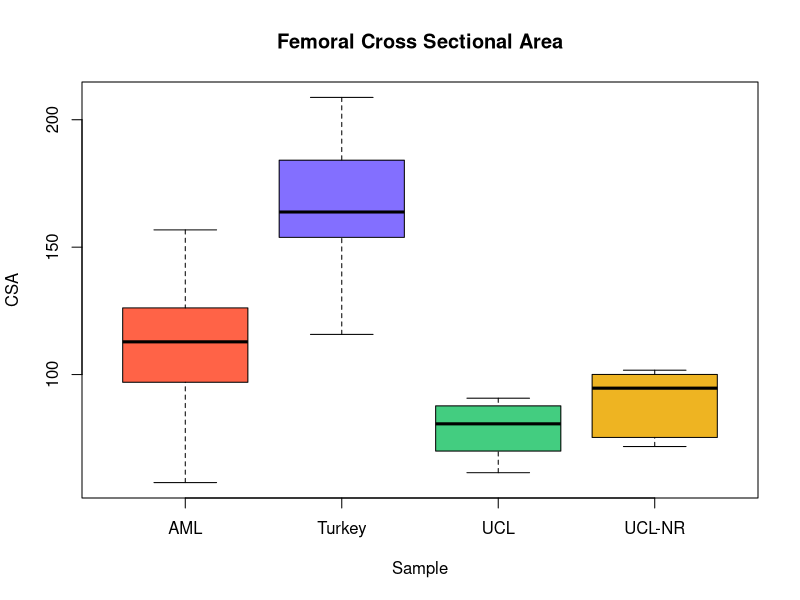
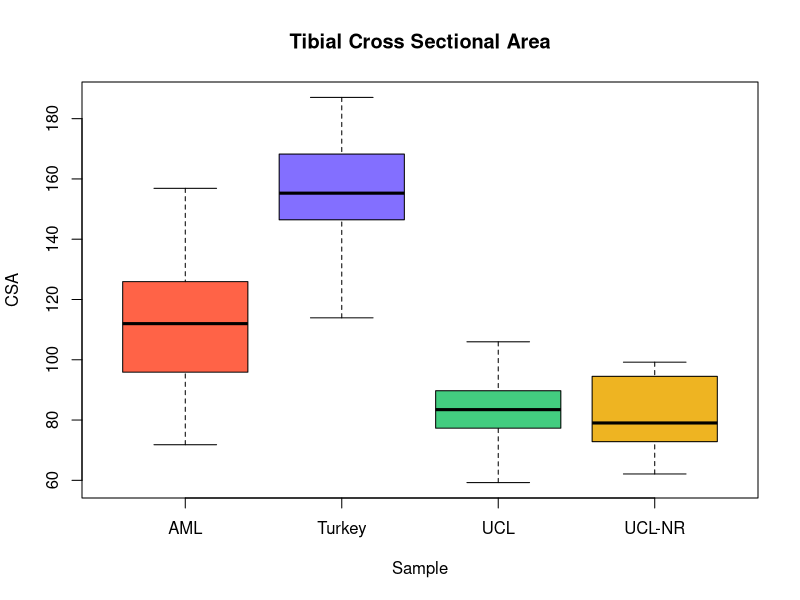
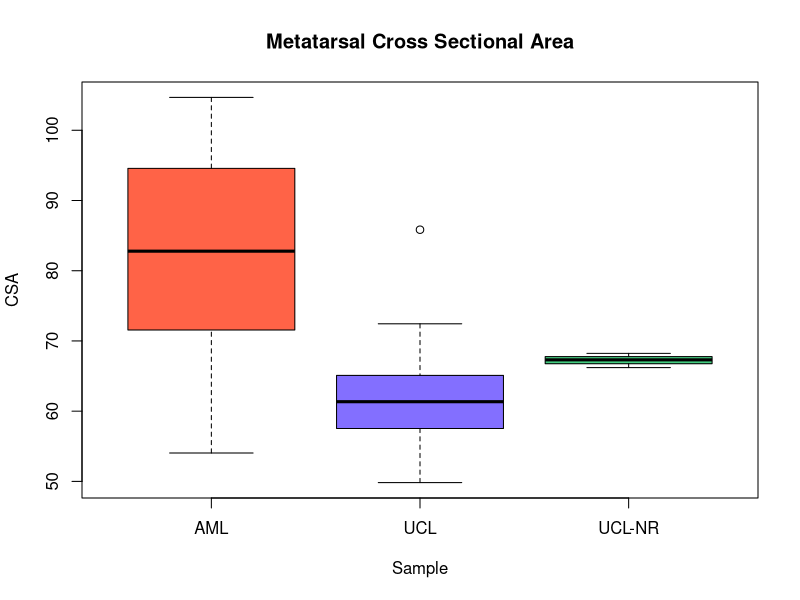
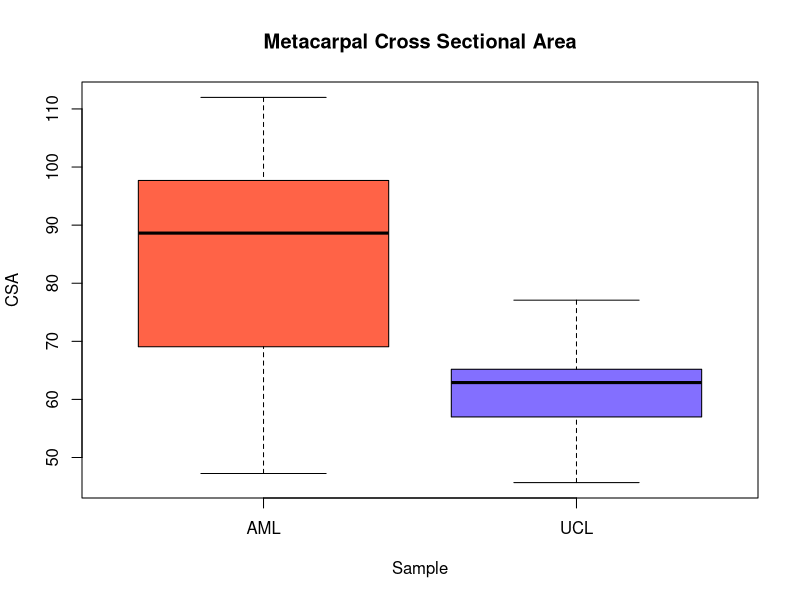
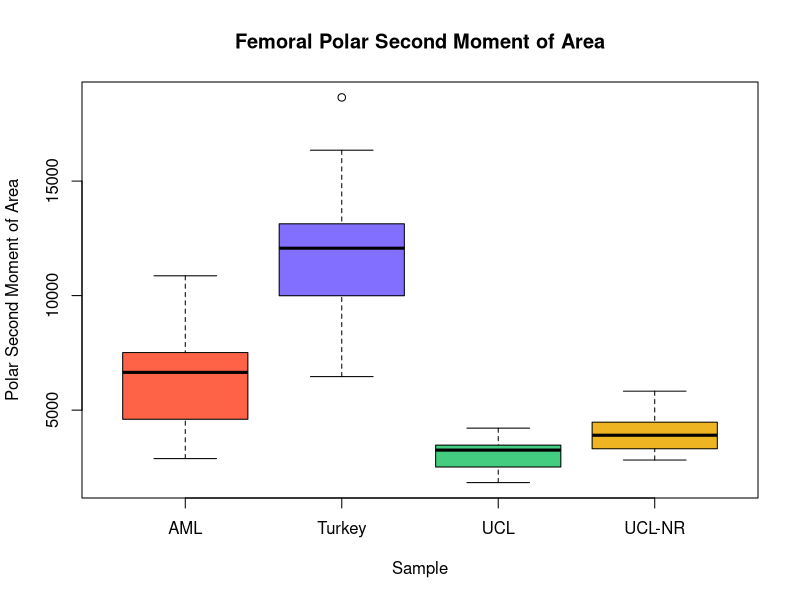
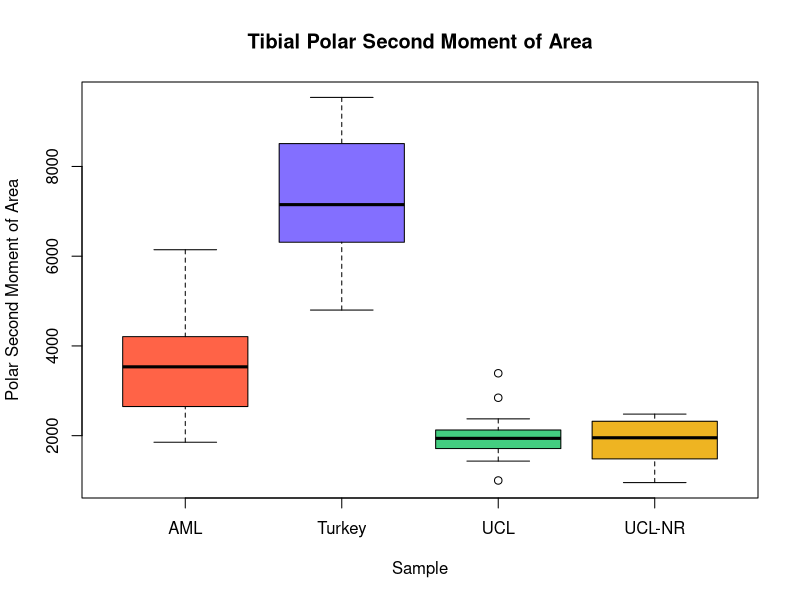
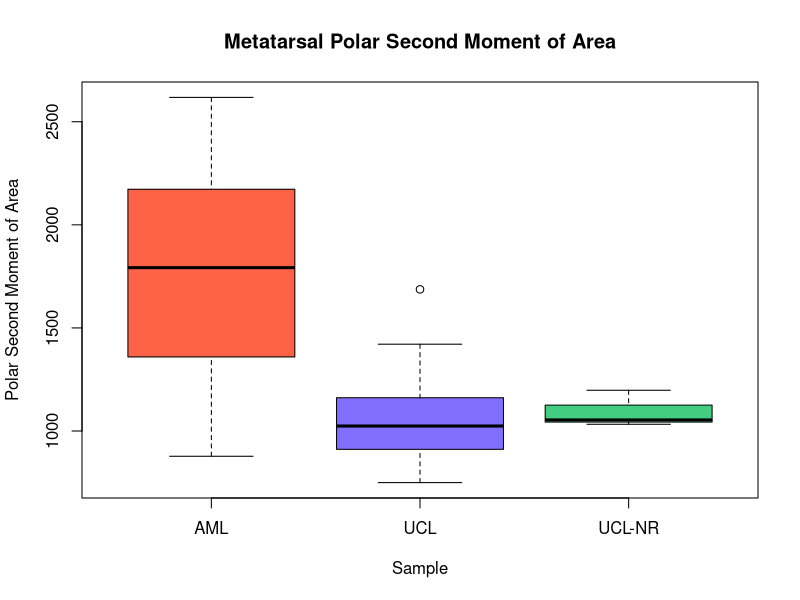
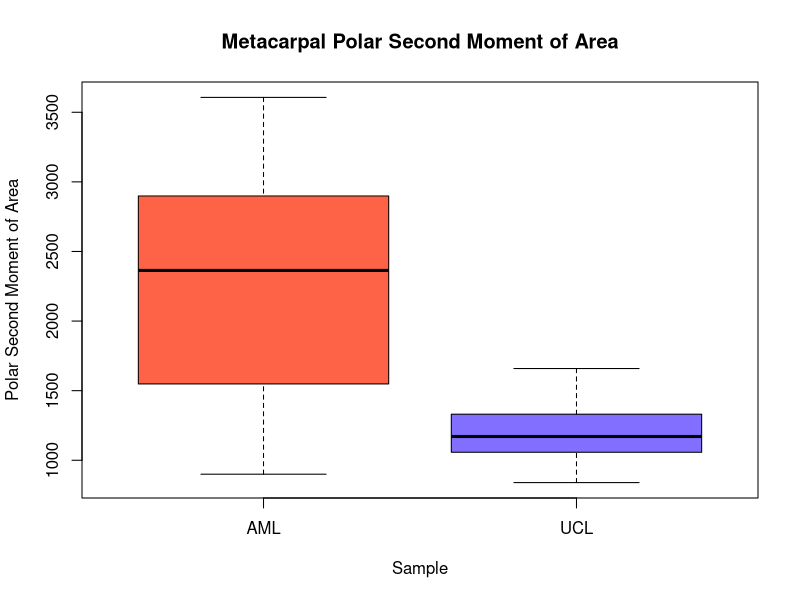

Source code (R) for these figures, in order:

#getting data into r
femur<-read.csv(file="Femur.csv", sep=",",header=T)
tibia<-read.csv(file="Tibia.csv",sep=",",header=T)
Metatarsal<-read.csv(file="Metatarsal.csv",sep=",",header=T)
Metacarpal<-read.csv(file="Metacarpal.csv",sep=",",header=T)

#creating color vector
colors<-c("tomato1","slateblue1","seagreen3","goldenrod2")

#CSA boxplots
boxplot(femur$CSA~femur$Sample, xlab="Sample", ylab="CSA", main="Femoral Cross Sectional Area", col=colors)
boxplot(tibia$CSA~tibia$Sample, xlab="Sample", ylab="CSA", main="Tibial Cross Sectional Area", col=colors)
boxplot(Metatarsal$CSA~Metatarsal$Sample, xlab="Sample", ylab="CSA", main="Metatarsal Cross Sectional Area", col=colors)
boxplot(Metacarpal$CSA~Metacarpal$Sample, xlab="Sample", ylab="CSA", main="Metacarpal Cross Sectional Area", col=colors)

#J boxplots
boxplot(femur$J~femur$Sample, xlab="Sample", ylab="Polar Second Moment of Area", main="Femoral Polar Second Moment of Area", col=colors)
boxplot(tibia$J~tibia$Sample, xlab="Sample", ylab="Polar Second Moment of Area", main="Tibial Polar Second Moment of Area", col=colors)
boxplot(Metatarsal$J~Metatarsal$Sample, xlab="Sample", ylab="Polar Second Moment of Area", main="Metatarsal Polar Second Moment of Area", col=colors)
boxplot(Metacarpal$J~Metacarpal$Sample, xlab="Sample", ylab="Polar Second Moment of Area", main="Metacarpal Polar Second Moment of Area", col=colors)

#Zpol boxplots
boxplot(femur$Zpol~femur$Sample, xlab="Sample", ylab="Polar Section Modulus", main="Femoral Polar Section Modulus", col=colors)
boxplot(tibia$Zpol~tibia$Sample, xlab="Sample", ylab="Polar Section Modulus", main="Tibial Polar Section Modulus", col=colors)
boxplot(Metatarsal$Zpol~Metatarsal$Sample, xlab="Sample", ylab="Polar Section Modulus", main="Metatarsal Polar Section Modulus", col=colors)
boxplot(Metacarpal$Zpol~Metacarpal$Sample, xlab="Sample", ylab="Polar Section Modulus", main="Metacarpal Polar Section Modulus", col=colors)

#Imin/Imax boxplots
boxplot(femur$Ratio~femur$Sample, xlab="Sample", ylab="Principle Moment of Area", main="Femoral Principle Moment of Area", col=colors)
boxplot(tibia$Ratio~tibia$Sample, xlab="Sample", ylab="Principle Moment of Area", main="Tibial Principle Moment of Area", col=colors)
boxplot(Metatarsal$Ratio~Metatarsal$Sample, xlab="Sample", ylab="Principle Moment of Area", main="Metatarsal Principle Moment of Area", col=colors)
boxplot(Metacarpal$Ratio~Metacarpal$Sample, xlab="Sample", ylab="Principle Moment of Area", main="Metacarpal Principle Moment of Area", col=colors)
